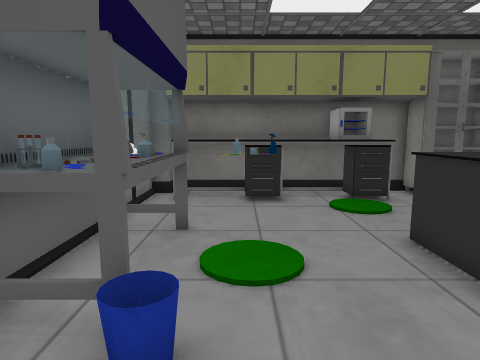
[1] (above)

18 first-person views from a walk through a Unity game level. The camera is 1.2 m above the floor, tilts 8° down and sees 75° across. Doors are open. The floor is counted in squares, 0.5 m on a side. Each view is taken from the middle of a square. On the plan, view 1 faces up. The plan holds only what a view shows up to about 19 squares ahead; the rest is blank. The place goes on beyond the plan. The player character is not drawn. Some surface patterns are stand-ins.

[2]
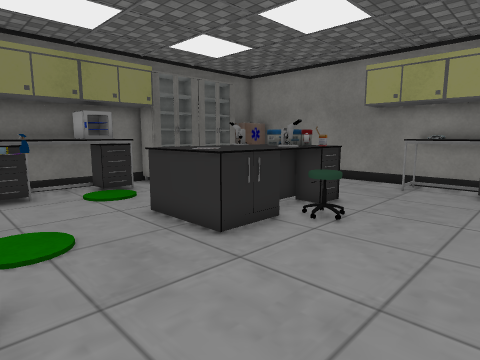

[3]
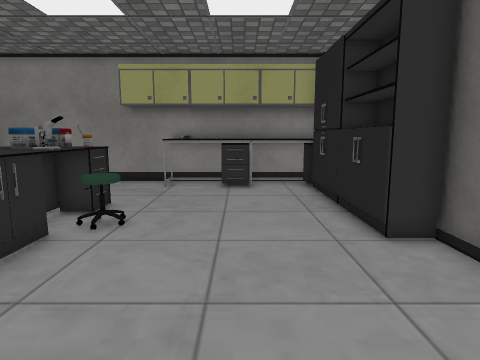

[4]
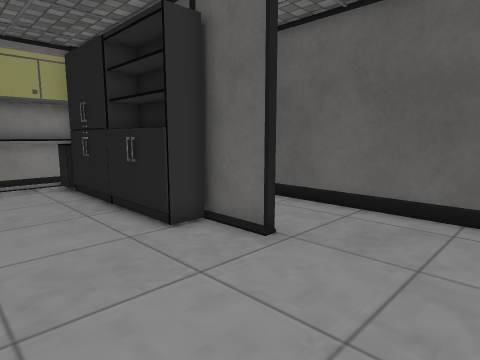

[5]
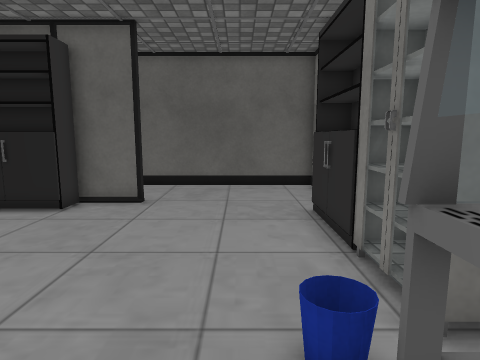

[6]
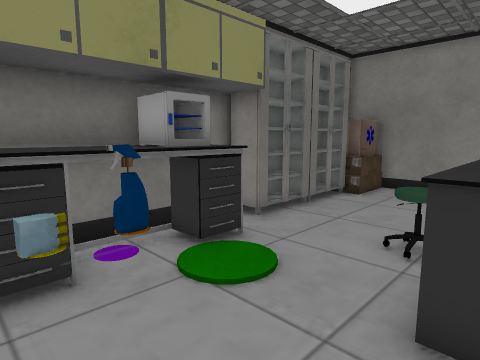

[7]
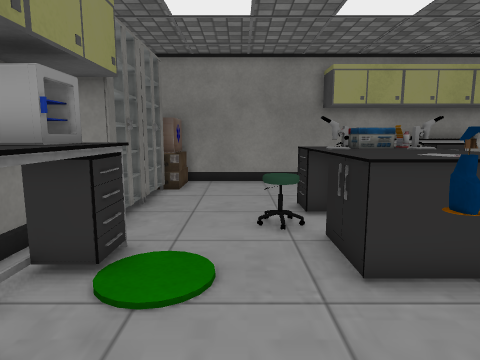

[8]
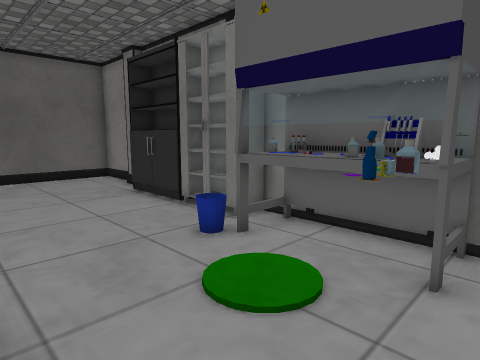

[9]
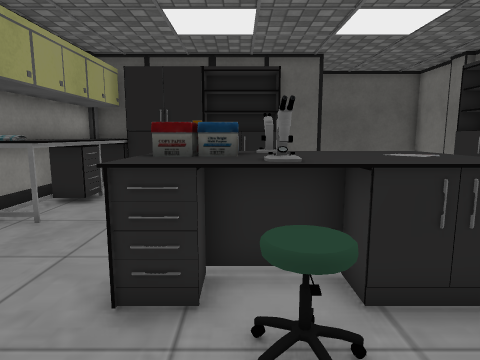

[10]
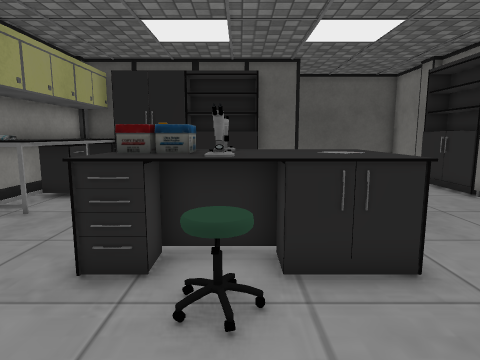

[11]
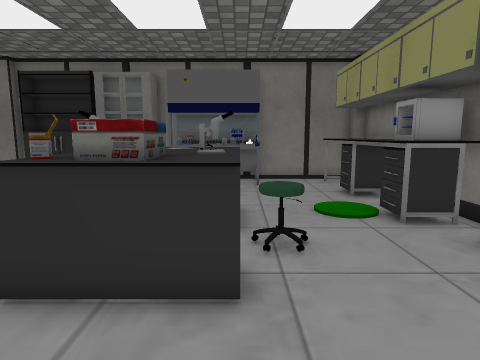

[12]
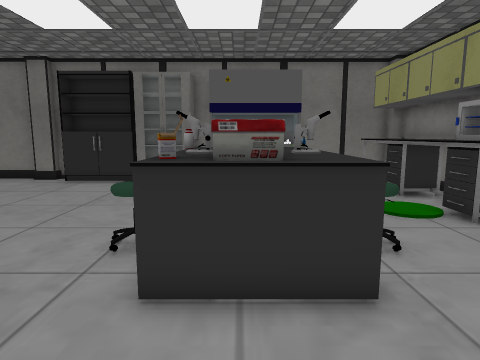

[13]
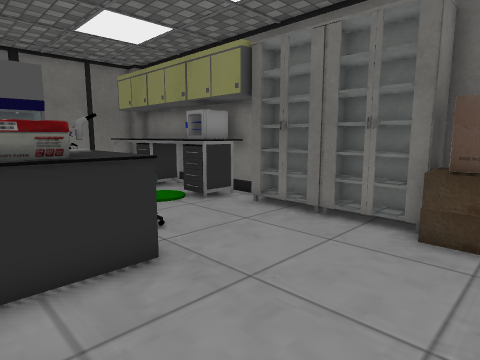

[14]
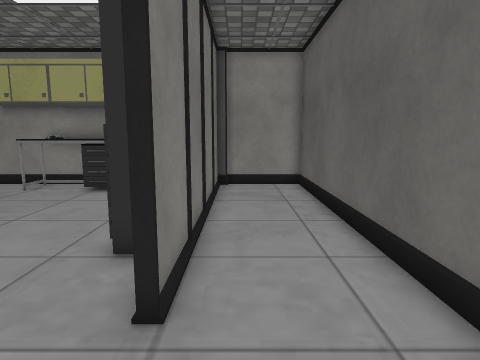

[15]
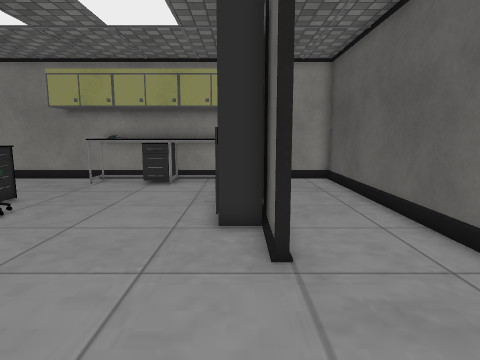

[16]
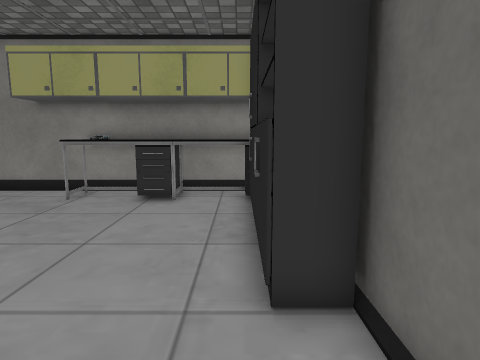

[17]
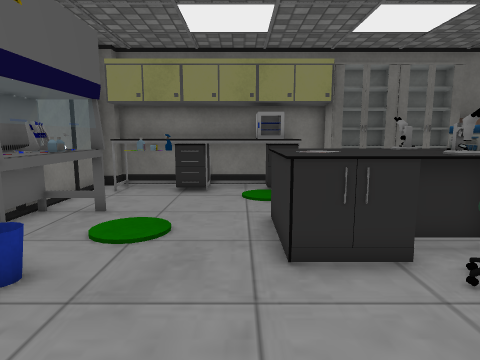

[18]
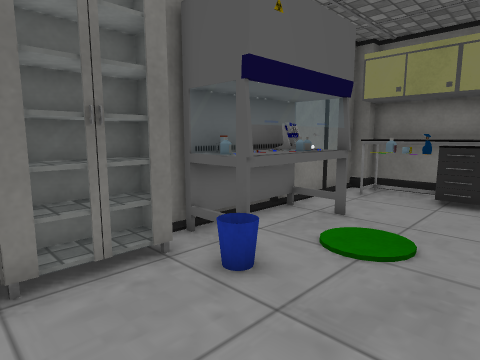

### Floor plan
Ten units are one square. View 1 is at (0, 0); x grows to the right and y downward. Boxes are objects, and circles mark ways between rooms. Rooms are numbered by the first view taken in them; rooms with no view inside come last. Other rooms are left out.
<svg viewBox="-50 -150 212 255">
<path fill="none" stroke="#000" d="M-14 -80 -14 -35 -37 -35 -37 -23M-33 -66 -33 -37M74 -137 54 -137M36 57 84 57M35 -137 24 -137M139 57 155 57M141 -137 129 -137M-24 -137 -30 -137M157 45 157 -134M-37 -133 -37 -73M154 59 36 59M-37 66 -37 100 157 100 157 65"/>
<rect x="-35" y="5" width="20" height="40" fill="#bbb"><title>closet</title></rect>
<rect x="-35" y="-25" width="20" height="30" fill="#bbb"><title>closet</title></rect>
<rect x="-35" y="-75" width="10" height="10" fill="#bbb"><title>other object</title></rect>
<rect x="-35" y="-85" width="10" height="10" fill="#bbb"><title>other object</title></rect>
<rect x="-35" y="-135" width="10" height="10" fill="#bbb"><title>pillar</title></rect>
<rect x="-25" y="-75" width="10" height="10" fill="#bbb"><title>bottle</title></rect>
<rect x="-25" y="-85" width="10" height="10" fill="#bbb"><title>other object</title></rect>
<rect x="-25" y="-145" width="40" height="40" fill="#bbb"><title>table</title></rect>
<rect x="-5" y="-85" width="20" height="20" fill="#bbb"><title>other object</title></rect>
<rect x="15" y="-145" width="50" height="40" fill="#bbb"><title>table</title></rect>
<rect x="35" y="-85" width="70" height="70" fill="#bbb"><title>other object</title></rect>
<rect x="35" y="-65" width="20" height="20" fill="#bbb"><title>other object</title></rect>
<rect x="35" y="-135" width="10" height="10" fill="#bbb"><title>other object</title></rect>
<rect x="55" y="35" width="50" height="20" fill="#bbb"><title>closet</title></rect>
<rect x="75" y="-145" width="30" height="30" fill="#bbb"><title>closet</title></rect>
<rect x="95" y="35" width="40" height="20" fill="#bbb"><title>closet</title></rect>
<rect x="105" y="-145" width="20" height="30" fill="#bbb"><title>closet</title></rect>
<rect x="125" y="15" width="30" height="30" fill="#bbb"><title>table</title></rect>
<rect x="125" y="-35" width="30" height="50" fill="#bbb"><title>table</title></rect>
<rect x="125" y="-135" width="30" height="20" fill="#bbb"><title>box</title></rect>
<rect x="125" y="-135" width="10" height="10" fill="#bbb"><title>box</title></rect>
<rect x="-45" y="55" width="20" height="10" fill="#bbb"><title>pillar</title></rect>
<circle cx="5" cy="60" r="3" fill="#2a7"/>
<text x="60" y="-40">1</text>
<text x="60" y="80">2</text>
</svg>
Room 1 opens to room 2.

Where each view was taken, in squares from view 1:
view 1: 0 up, 0 right, facing up
view 2: 2 down, 1 left, facing up-right
view 3: 1 down, 1 left, facing right
view 4: 0 up, 1 left, facing down-right
view 5: 6 up, 0 right, facing down
view 6: 6 up, 0 right, facing up-right
view 7: 9 up, 1 left, facing right
view 8: 9 up, 4 right, facing down-left
view 9: 11 up, 8 right, facing down
view 10: 12 up, 7 right, facing down
view 11: 7 up, 14 right, facing left
view 12: 5 up, 14 right, facing left
view 13: 4 up, 15 right, facing up-left
view 14: 7 down, 0 right, facing right
view 15: 5 down, 2 left, facing right
view 16: 4 down, 2 right, facing right
view 17: 2 down, 3 right, facing up
view 18: 1 down, 3 right, facing up-left
